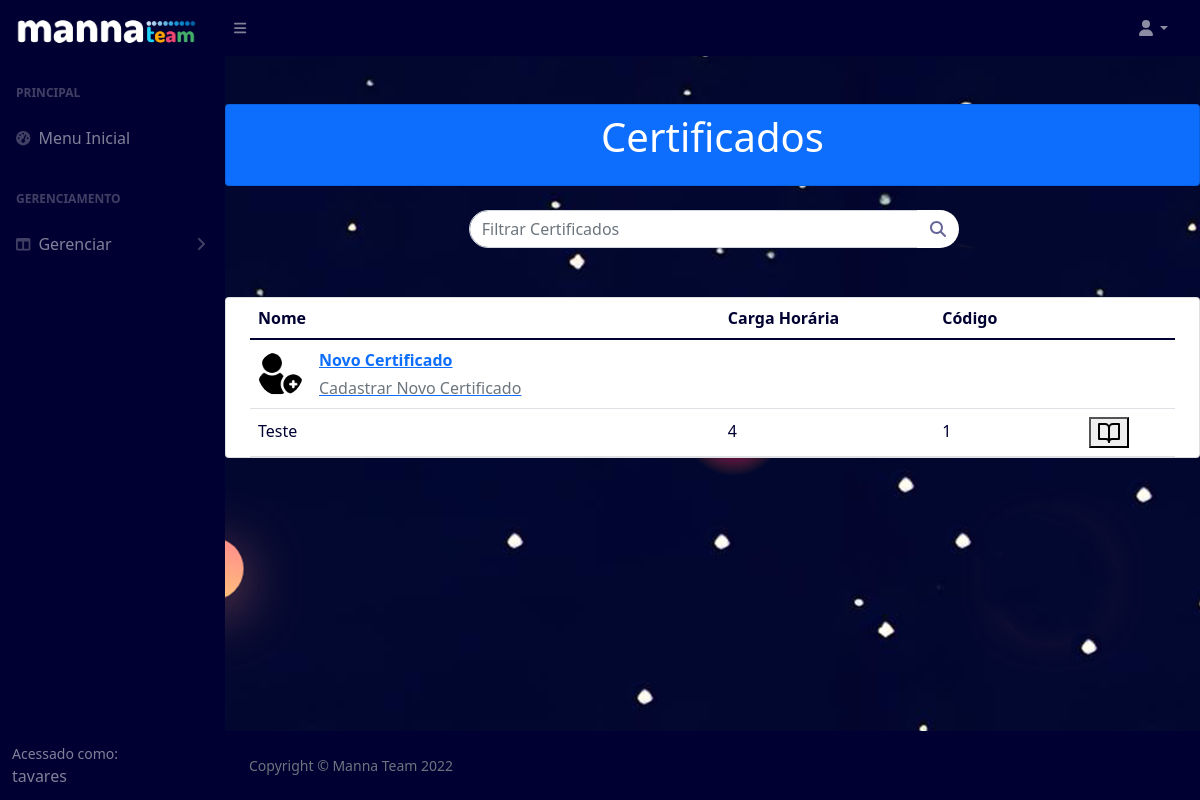
Page /certificados (signed in) on the committed database.
### pages/models.py (models this page shows, shortened)
class Certificate(models.Model):
    name = models.CharField('Nome', max_length=200)
    project = models.ForeignKey(Project,on_delete=models.PROTECT, verbose_name="Projeto", blank=True, null=True)
    event = models.ForeignKey(Event,on_delete=models.PROTECT, verbose_name="Evento", blank=True, null=True)
    cpf = models.CharField('CPF(Sem pontuação)', max_length=11, validators=[MinLengthValidator(11)])
    hours = models.IntegerField('Carga Horária')
    description = models.CharField('Descrição', max_length=2000)
    code = models.CharField('Código', max_length=200)
    pdf = models.FileField('Certificado', upload_to='./static/uploads/certificate')

### pages/views.py (the view)
# urls.py: path('certificados', CertificateList.as_view(), name="certificados"),
class CertificateList(LoginRequiredMixin, ListView):
	login_url = reverse_lazy('login')
	model = Certificate
	template_name = 'pages/certificate-list.html'

### pages/templates/pages/certificate-list.html (shortened to what this page needs)
{% extends 'pages/base.html' %}
{% load static %}
{% block content %}
<section class="pricing py-5">
<div class="container">
  <div class="row">
  <div class="card mb-4 bg-primary">
  <header class="bg-primary text-center py-2 mb-2">
    <div class="container">
      <h1 class="fw-light text-white">Certificados</h1>
    </div>
  </header>
  </div>
  <div id="content">
    <form class='form-inline' method="POST" action="{% url 'filtro-certificado' %}">
      <div class="input-group">
        <input type='text' name='search' class="form-control search-form " placeholder="Filtrar Certificados">
        <span class="input-group-btn" style="width:39px">
          <button id="search-this" type="submit" class="pull-right btn btn-default search-btn">
              <i class="fa fa-search"></i>
          </button>
        </span>
      </div>
    </form>
  </div>
  <div class="card mb-4 bg-white">
  <div class="container">
    <div class="row">
      <table id ="table" class="table align-middle mb-0 bg-white">
        <thead class="bg-white">
          <tr>
            <th>Nome</th>
            <th>Carga Horária</th>
            <th>Código</th>
          </tr>
        </thead>
        <tbody>
          <tr>
            <td>
              <div class="d-flex align-items-center">
                <img
                    src="{% static 'img/plus.png' %}"
                    alt=""
                    style="width: 45px; height: 45px"
                    class="rounded-circle"
                    />
                <div class="ms-3">
                  <a href="{% url 'cadastro-certificado' %}">
                  <p class="fw-bold mb-1">Novo Certificado</p>
                  <p class="text-muted mb-0">Cadastrar Novo Certificado</p></a>
                </div>
              </div>
            </td>
            <td>
            </td>
            <td>
            </td>
            <td></td>
            <td>
            </td>
          </tr>
          {% for certificate in object_list %}
          <tr>
            <td>
              <p class="fw-normal mb-1">{{certificate.name}}</p>
            </td>
            <td>
              <p class="fw-normal mb-1">{{certificate.hours}}</p>
            </td>
            <td>
              <p class="fw-normal mb-1">{{certificate.code}}</p>
            </td>
            <td>
            </td>
              <td>
                <form method="POST" action="{% url 'certificado' %}">
                <button type="submit"><h6 data-feather="book-open"></h6></button>
                </form>
              </td>
          </tr>
        {% endfor %}
        </tbody>
      </table>
    </div>
  </div>
</div>
 </div>
</div>
</section>
        {% endblock %}

### pages/templates/pages/base.html (shortened to what this page needs)
{% load static %}
{% block head %}
<!DOCTYPE html>
<html lang="en">
<head>
    <link href="https://cdn.jsdelivr.net/npm/simple-datatables@latest/dist/style.css" rel="stylesheet" />
    <link href="{% static 'css/styles.css' %}" rel="stylesheet" />
</head>
<body class="sb-nav-fixed">
    <nav class="sb-topnav navbar navbar-expand navbar-dark bg-dark">
        <a class="navbar-brand ps-3" href="{% url 'index' %}"><img src="{% static 'img/logo.png' %}" height="50"
                width="180" /></a>
        <button class="btn btn-link btn-sm order-1 order-lg-0 me-4 me-lg-0" id="sidebarToggle" href="#!"><i
                class="fas fa-bars"></i></button>
        <ul class="navbar-nav ms-auto ms-md-0 me-3 me-lg-4">
            <li class="nav-item dropdown">
                <a class="nav-link dropdown-toggle" id="navbarDropdown" href="#" role="button" data-bs-toggle="dropdown"
                    aria-expanded="false"><i class="fas fa-user fa-fw"></i></a>
            </li>
        </ul>
    </nav>
    <div id="layoutSidenav">
        <div id="layoutSidenav_nav">
            <nav class="sb-sidenav accordion sb-sidenav-dark" id="sidenavAccordion">
                <div class="sb-sidenav-menu">
                    <div class="nav">
                        <div class="sb-sidenav-menu-heading">Principal</div>
                        <a class="nav-link" href="{% url 'index' %}">
                            <div class="sb-nav-link-icon"><i class="fas fa-tachometer-alt"></i></div>
                            Menu Inicial
                        </a>
                        <div class="sb-sidenav-menu-heading">Gerenciamento</div>
                        <a class="nav-link collapsed" href="#" data-bs-toggle="collapse"
                            data-bs-target="#collapseLayouts" aria-expanded="false" aria-controls="collapseLayouts">
                            <div class="sb-nav-link-icon"><i class="fas fa-columns"></i></div>
                            Gerenciar
                            <div class="sb-sidenav-collapse-arrow"><i class="fas fa-angle-down"></i></div>
                        </a>
                    </div>
                </div>
                <div class="sb-sidenav-footer">
                    <div class="small">Acessado como:</div>
                    {{request.user.username}}
                </div>
            </nav>
        </div>
        <div id="layoutSidenav_content">
            {% endblock %}
            {% block content %}
            {% endblock %}
            {% block footer %}
            <footer class="py-4 bg-dark mt-auto">
                <div class="container-fluid px-4">
                    <div class="d-flex align-items-center justify-content-between small">
                        <div class="text-muted">Copyright &copy; Manna Team 2022</div>
                    </div>
                </div>
            </footer>
        </div>
    </div>
    {% endblock %}
</body>
</html>

### rows in the picture
Certificate: name "Teste", hours "4", code "1"

### other values in the picture
{{ request.user.username }} "tavares"
